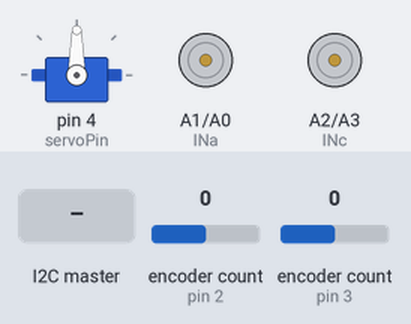
The sketch below on a simulated Arduino Nano, built with avr-gcc and run on an emulated ATmega328P. Parts: servo, motor-driver pin pairs drawn as motors (green arrow = first pin HIGH = forward, orange = second pin HIGH = backward, longer = more drive, scaled by the enable pin). The inputs (shaded band) are chosen by the test bench; at power-on: encoder count (sensors on pin 2, pin 3) 0. What the sketch prints to the serial monitor is not drawn.

Above: at 1.2 s.
1.3 s: the I2C master sends the byte 5
At 2.5 s:
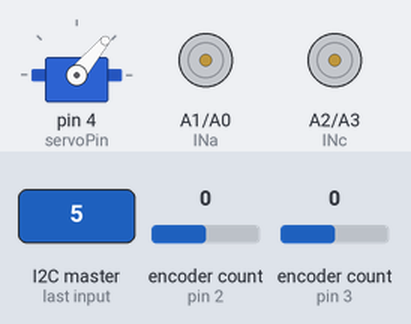
2.8 s: the I2C master sends the byte 90
4.3 s: the I2C master sends the byte 200
Timing chart, 0 to 7.3 s (numbered marks = the images above; inputs shaded):
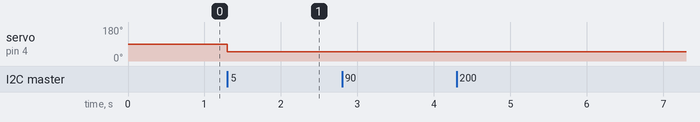

The sketch:

Nanov2.ino
```cpp
/*This Code communicates via I2C on address 4
It is designed to recieve a string with the format "angle/rightspeed/leftspeed"
The string is then split into it's separate numbers which are sent the the servo/motors*/

#include <Servo.h>
#include <Encoder.h>
#include <Wire.h>

#define servoPin 4

Servo servo;          // create servo object to control a servo
float steeringAngle;  // variable to store the servo position

// either change your wire connections to the two encoders or change the pin numbers in the code
// to change whether the count increments or decrements when turning in a particular direction
Encoder enc1(2, 11);  // create an encoder object for encoder 1
Encoder enc2(3, 12);  // create an encoder object for encoder 2
long oldPos_enc1 = -999;
long oldPos_enc2 = -999;

#define enA 5  // EnableA command line - should be a PWM pin
#define enB 6  // EnableB command line - should be a PWM pin

// name the motor control pins - replace the ** with your pin number, digital pins do not need the 'D' prefix whereas analogue pins need the 'A' prefix
#define INb A0  // Channel A direction
#define INa A1  // Channel A direction
#define INc A2  // Channel B direction
#define INd A3  // Channel B direction

void setup() {

  Wire.begin(4);
  Wire.onReceive(receiveEvent); // register event
  //Wire.onRequest(requestEvent); // register event

  servo.attach(servoPin);  // attach our servo object to pin D4
  // the Servo library takes care of defining the PinMode declaration (libraries/Servo/src/avr/Servo.cpp line 240)

  // configure the motor control pins as outputs
  pinMode(INa, OUTPUT);
  pinMode(INb, OUTPUT);
  pinMode(INc, OUTPUT);
  pinMode(INd, OUTPUT);
  pinMode(enA, OUTPUT);
  pinMode(enB, OUTPUT);

  Serial.begin(9600);// initialise serial communication
  Serial.println("Arduino Nano is Running");  // sanity check
}


void loop() {
  // update the two encoder values
  long enc1_count = enc1.read();
  long enc2_count = enc2.read();
  if (enc1_count != oldPos_enc1) {
    oldPos_enc1 = enc1_count;
  }
  if (enc2_count != oldPos_enc2) {
    oldPos_enc2 = enc2_count;
  }
}

// this function executes when data is requested by the master device
/*void requestEvent(void) {
  Wire.write(oldPos_enc1);
  Wire.write(oldPos_enc2);
}*/

// this function executes whenever data is received from the master device
void receiveEvent(int howMany) {
  //Set Up Vars
  int Result[3] = {};
  char data[13] = {};
  int i = 0;

  while (Wire.available()) {
    char c = Wire.read();  // receive a byte as character
    Serial.print(c);
    Serial.print("|");
    data[i]=c;//add character to string
    i++;
  }
  i=0;
  char *number = strtok(data, "/");//split string by slashes
  while (number != NULL)
  {
    Result[i] = atoi(number);//convert each number to an integer, then store them in Result[]
    i++;
    number = strtok(NULL, "/");
  }

  // verify that the correct values are received via the serial monitor
  Serial.print("Angle: ");
  Serial.print(Result[0]);
  Serial.print(" Right Motor: ");
  Serial.print(Result[1]);
  Serial.print(" Left Motor: ");
  Serial.println(Result[2]);

  setSteeringAngle(Result[0]);//set steering angle and motor speeds
  runMotors(Result[2], Result[1]);
}


// function to clear the I2C buffer
/*void emptyBuffer(void) {
  Serial.println("Error: I2C Byte Size Mismatch");  // i.e. an incorrect number of bytes has been received
  while (Wire.available()) {
    Wire.read();
  }
}*/


// function to set the steering angle
void setSteeringAngle(int servoAngle) {
  servoAngle = constrain(servoAngle, 50, 130);  // prevents the servo being set to 'impossible' angles
  servo.write(servoAngle);
}


// function to run the motors
void runMotors(int leftMotor_speed, int rightMotor_speed) {
  // limit the speed value between -255 and 255 as the PWM value can only be between 0 and 255 - the negative is handled below
  leftMotor_speed = constrain(leftMotor_speed, -255, 255);
  rightMotor_speed = constrain(rightMotor_speed, -255, 255);

  // vary the motor speeds - use the absolute value to remove the negative
  analogWrite(enA, abs(leftMotor_speed));
  analogWrite(enB, abs(rightMotor_speed));

  // if the speed value is negative, run the motor backwards
  if (leftMotor_speed < 0) {
    digitalWrite(INa, LOW);
    digitalWrite(INb, HIGH);
  }
  // else, run the motor forwards
  else {
    digitalWrite(INa, HIGH);
    digitalWrite(INb, LOW);
  }

  // if the speed value is negative, run the motor backwards
  if (rightMotor_speed < 0) {
    digitalWrite(INc, LOW);
    digitalWrite(INd, HIGH);
  }
  // else run the motor forwards
  else {
    digitalWrite(INc, HIGH);
    digitalWrite(INd, LOW);
  }
}
```

Measured:
- after the input at 1.3 s, servo on pin 4 (servoPin): 90° → 50° at once
- after the input at 2.8 s, every drawn part: stays the same
- after the input at 4.3 s, every drawn part: stays the same
